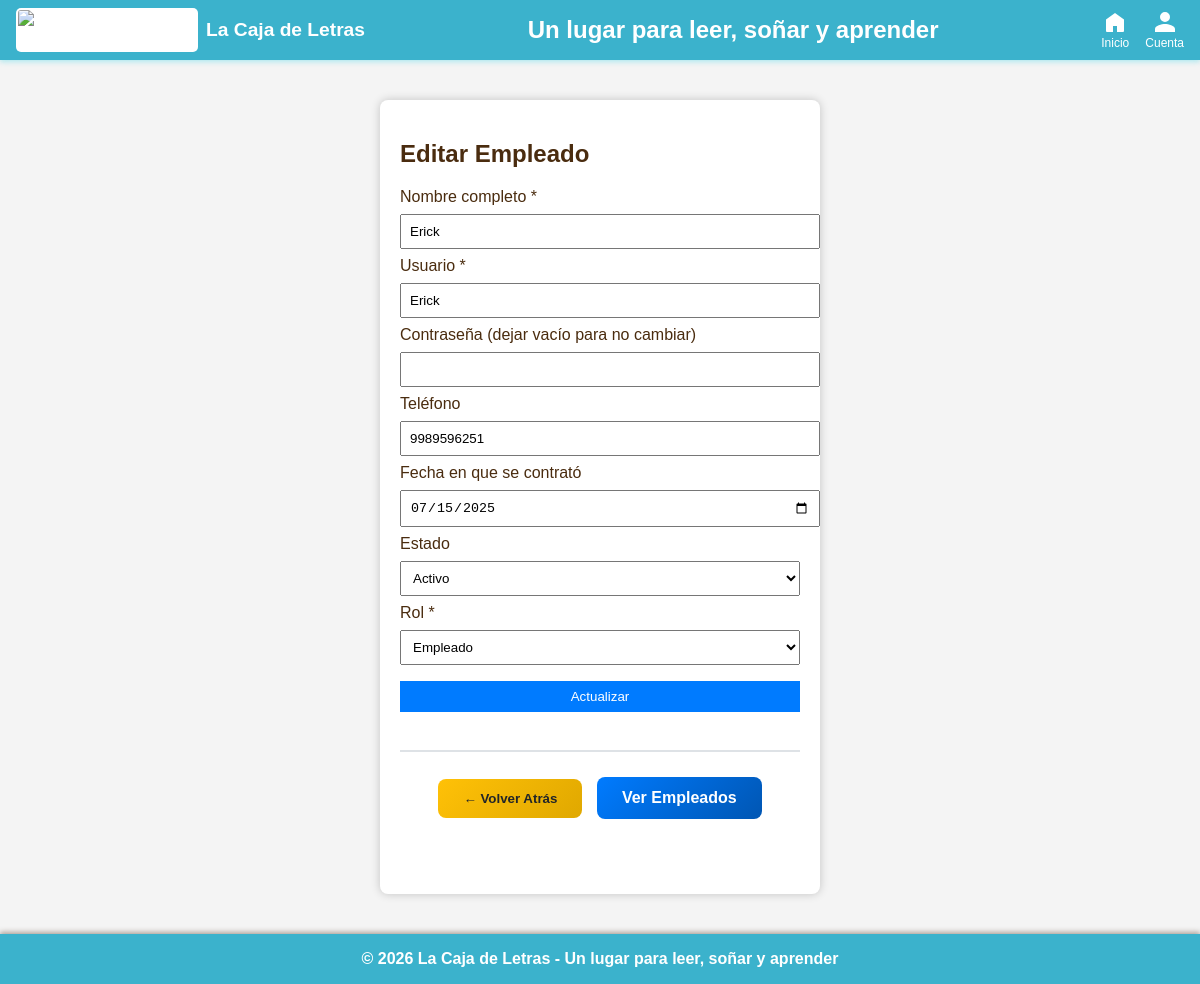
The page /editar_empleado.php?id=3 (signed in) on the database its author committed.
### tables this page shows
CREATE TABLE `empleados` (
  `id` int(11) NOT NULL,
  `nombre_completo` varchar(100) NOT NULL,
  `usuario` varchar(50) NOT NULL,
  `contraseña` varchar(200) DEFAULT NULL,
  `telefono` varchar(20) DEFAULT NULL,
  `fecha_contratacion` date DEFAULT NULL,
  `estado` varchar(20) DEFAULT NULL,
  `rol` enum('Administrador','Empleado','Gerente') NOT NULL DEFAULT 'Empleado'
);

### editar_empleado.php (the view, shortened to what this page needs)
<?php
include 'conexion.php';
$id = $_GET['id'] ?? null;
$stmt = $enlace->prepare("SELECT nombre_completo, usuario, telefono, fecha_contratacion, estado, rol FROM Empleados WHERE id = ?");
$stmt->bind_param("i", $id);
$stmt->execute();
$result = $stmt->get_result();
$empleado = $result->fetch_assoc();
include 'encabezado_admin.php';
?>
<!DOCTYPE html>
<html lang="es">
<head>
</head>
<body>
    <div class="container">
        <h2>Editar Empleado</h2>
        <form method="POST" action="">
            <label>Nombre completo *</label>
            <input type="text" name="nombre_completo" value="<?= htmlspecialchars($empleado['nombre_completo']) ?>" required>
            <label>Usuario *</label>
            <input type="text" name="usuario" value="<?= htmlspecialchars($empleado['usuario']) ?>" required>
            <label>Contraseña (dejar vacío para no cambiar)</label>
            <input type="text" name="contraseña">
            <label>Teléfono</label>
            <input type="text" name="telefono" value="<?= htmlspecialchars($empleado['telefono']) ?>">
            <label>Fecha en que se contrató</label>
            <input type="date" name="fecha_contratacion" value="<?= htmlspecialchars($empleado['fecha_contratacion']) ?>">
            <label>Estado</label>
            <select name="estado" required>
                <option value="Activo" <?= $empleado['estado'] === 'Activo' ? 'selected' : '' ?>>Activo</option>
            </select>
            <label>Rol *</label>
            <select name="rol" required>
                <option value="Empleado" <?= $empleado['rol'] === 'Empleado' ? 'selected' : '' ?>>Empleado</option>
            </select>
            <input type="submit" value="Actualizar">
        </form>
        <div style="text-align: center; margin: 30px 0; padding: 20px; border-top: 2px solid #dee2e6;">
            <button onclick="history.back()" style="background: linear-gradient(135deg, #ffc107, #e0a800); color: #212529; border: none; padding: 12px 25px; border-radius: 8px; margin: 5px; font-weight: bold; cursor: pointer;" title="Volver a la página anterior">
                ← Volver Atrás
            </button>
            <a href="gestion_empleados.php" style="background: linear-gradient(135deg, #007bff, #0056b3); color: white; padding: 12px 25px; text-decoration: none; border-radius: 8px; margin: 5px; display: inline-block; font-weight: bold;">
                 Ver Empleados
            </a>
        </div>
    </div>
</body>
</html>
<?php include 'pie.php'; ?>

### encabezado_admin.php (style rules this page uses)
body { font-family: Arial, sans-serif; background-color: #fff7f0; color: #4a2c0f; margin: 0; padding: 0; }

### editar_empleado.php (style rules this page uses)
body { font-family: Arial; background: #f4f4f4; }
.container { width: 400px; background: white; margin: 40px auto; padding: 20px; border-radius: 8px; box-shadow: 0 0 10px rgba(0,0,0,0.2); }
input, select { width: 100%; padding: 8px; margin: 8px 0; }
input[type=submit] { background: #007BFF; color: white; border: none; cursor: pointer; }

### rows shown on the page
empleados: nombre_completo "Erick", usuario "Erick", telefono "9989596251", fecha_contratacion "07/15/2025", estado "Activo", rol "Empleado"
